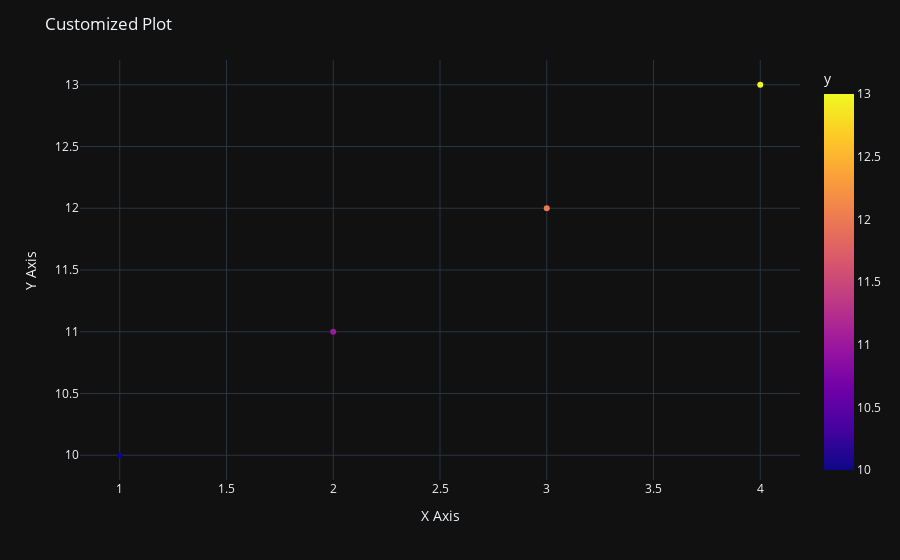

This figure's notebook cell:
### Code cell
fig.update_layout(title='Customized Plot', 
                  xaxis_title='X Axis', 
                  yaxis_title='Y Axis',
                  template='plotly_dark')
fig.show()

### Figure 1 — Plotly figure (JSON) as saved in the notebook; plotly's stock layout.template omitted (floating-point values rounded to 4 significant figures)
{"data": [{"hovertemplate": "x=%{x}<br>y=%{marker.color}<extra></extra>", "legendgroup": "", "marker": {"color": [10, 11, 12, 13], "coloraxis": "coloraxis", "symbol": "circle"}, "mode": "markers", "name": "", "orientation": "v", "showlegend": false, "type": "scatter", "x": [1, 2, 3, 4], "xaxis": "x", "y": [10, 11, 12, 13], "yaxis": "y"}], "layout": {"coloraxis": {"colorbar": {"title": {"text": "y"}}, "colorscale": [[0, "#0d0887"], [0.1111, "#46039f"], [0.2222, "#7201a8"], [0.3333, "#9c179e"], [0.4444, "#bd3786"], [0.5556, "#d8576b"], [0.6667, "#ed7953"], [0.7778, "#fb9f3a"], [0.8889, "#fdca26"], [1, "#f0f921"]]}, "legend": {"tracegroupgap": 0}, "margin": {"t": 60}, "title": {"text": "Customized Plot"}, "xaxis": {"anchor": "y", "domain": [0, 1], "title": {"text": "X Axis"}}, "yaxis": {"anchor": "x", "domain": [0, 1], "title": {"text": "Y Axis"}}}}
